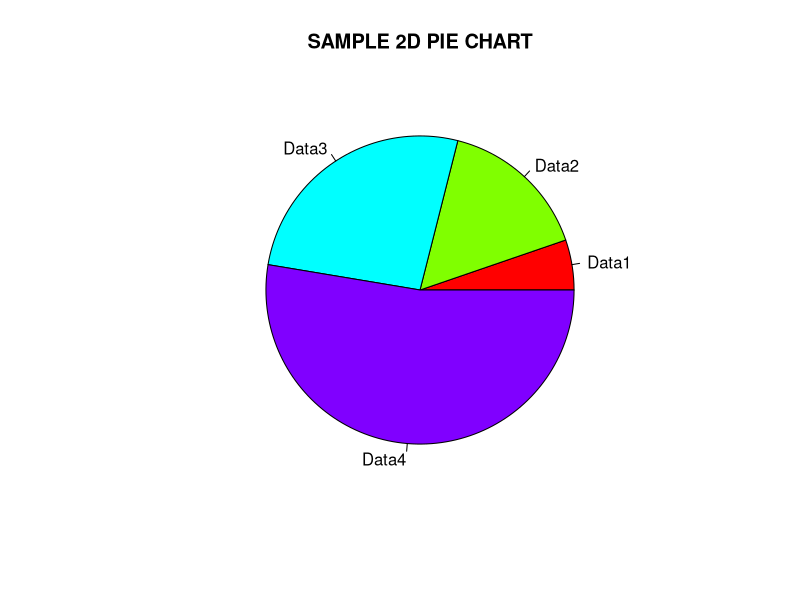
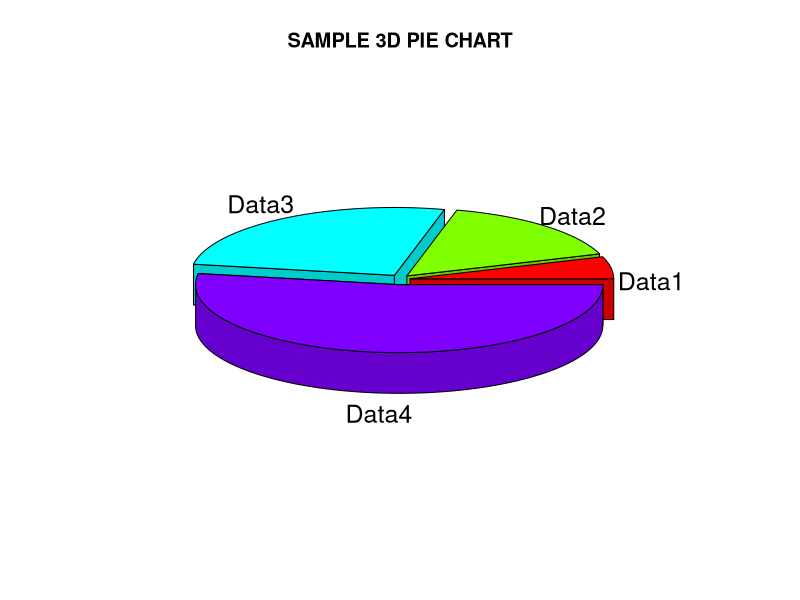
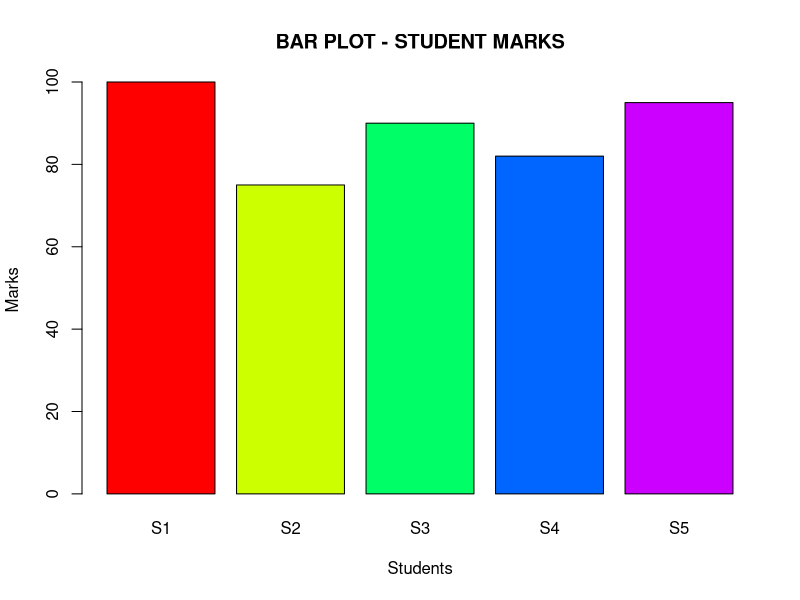
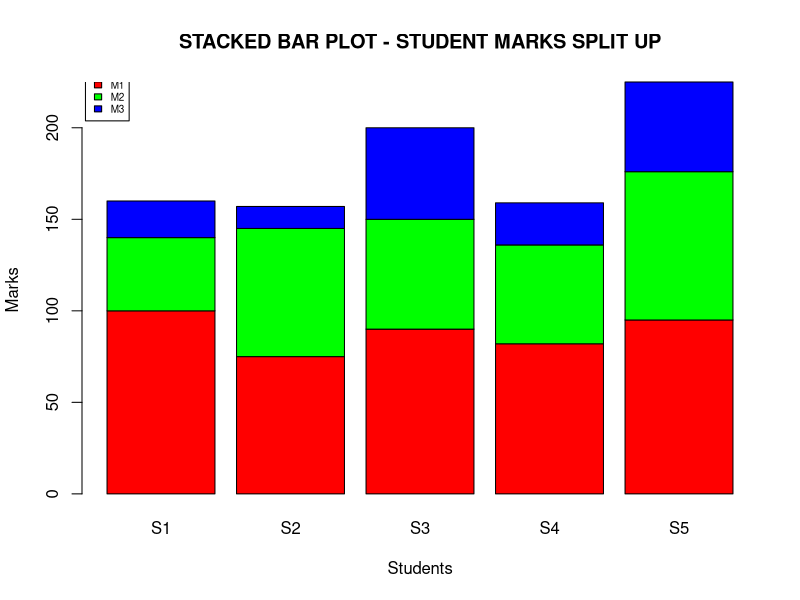
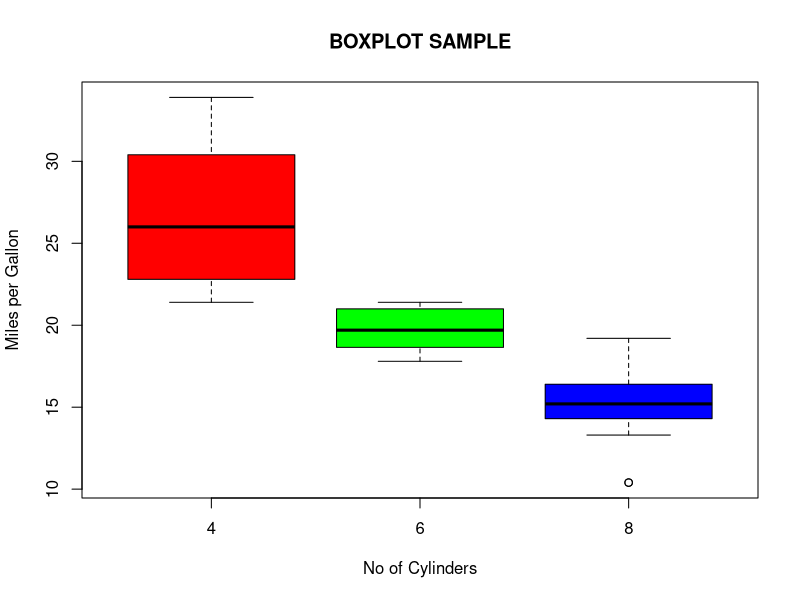
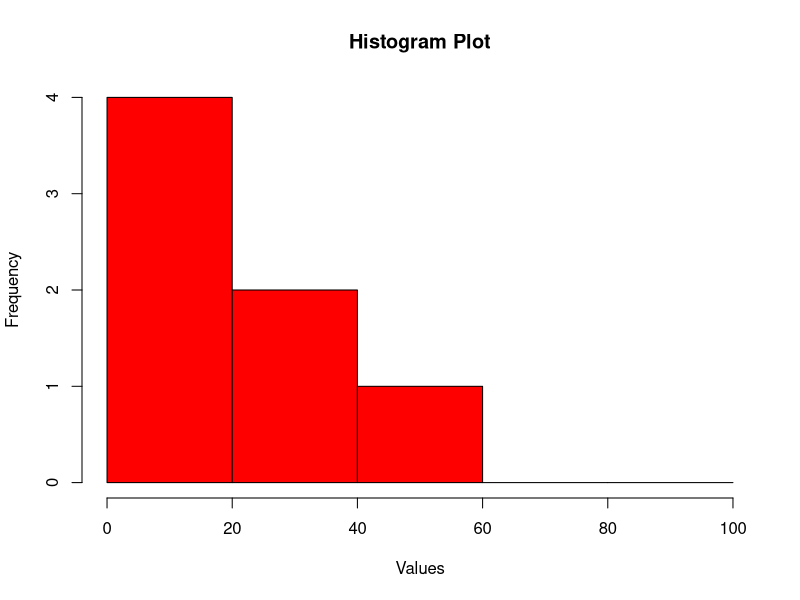
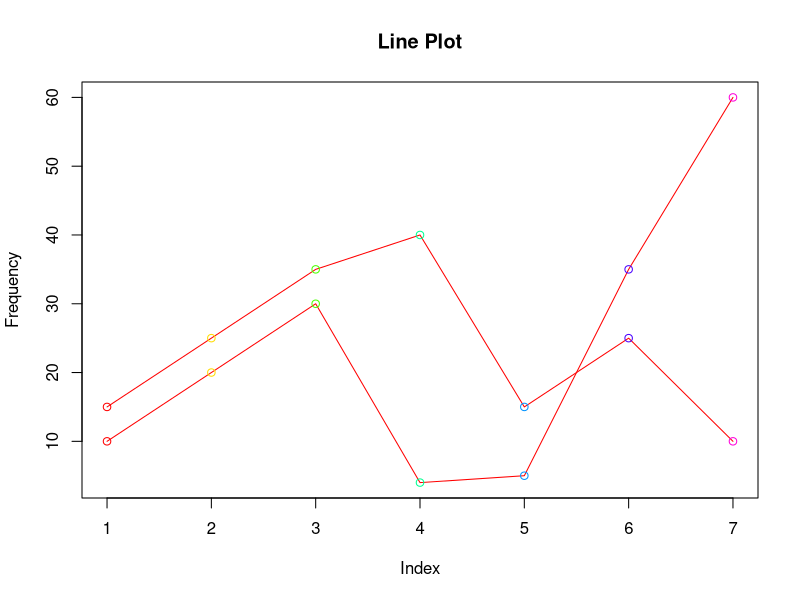
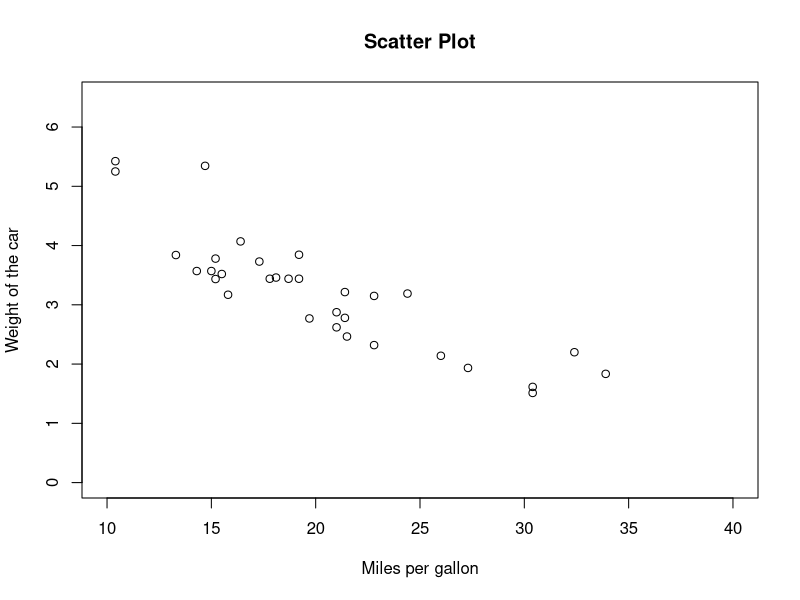

Here is the R script that generated these plots, in order:
# 2D Pie chart
  # x should be a numeric vector
x = c(10, 30, 50, 100)
label = c("Data1", "Data2", "Data3", "Data4")
pie(x, label, col = rainbow(length(x)), main = "SAMPLE 2D PIE CHART" )

##############################################################################################

# To use 3D charts install "plotrix" package and import it
  #If using for first time, uncomment this line to install plotrix package
  #install.packages("plotrix")
library(plotrix)

# 3D Pie chart
x = c(10, 30, 50, 100)
label = c("Data1", "Data2", "Data3", "Data4")
  # No need for "col" parameter to be specified
pie3D(x, labels = label, explode = 0.05,  main = "SAMPLE 3D PIE CHART")

##############################################################################################

#BarPlot
x = c(100, 75, 90, 82, 95)
students = c("S1", "S2", "S3", "S4", "S5")
  # names.arg caries label for each bar in the barplot
barplot(x, names.arg = students, col = rainbow(length(x)), 
        xlab = "Students", ylab = "Marks", main = "BAR PLOT - STUDENT MARKS")

##############################################################################################

#Stack Barplot
m1 = c(100, 75, 90, 82, 95)
m2 = c(40, 70, 60, 54, 81)
m3 = c(20, 12, 50, 23, 49)
  # Creating a matrix with 3 rows and 5 columns arranging the data row wise
values = matrix(c(m1,m2,m3), nrow = 3, ncol = 5, byrow = TRUE)
print("MATRIX OF MARKS SECURED BY 5 STUDENTS IN 3 SUBJECTS")
print(values)
students = c("S1", "S2", "S3", "S4", "S5")
subjects = c("M1", "M2", "M3")
barplot(values, names.arg = students, col = rainbow(length(subjects)), 
        xlab = "Students", ylab = "Marks", main = "STACKED BAR PLOT - STUDENT MARKS SPLIT UP")
  #Adding legend for 3 subjects and specifying position of legend in the graph - 0,230
legend(0,230, cex = .6, subjects, fill = rainbow(length(subjects)))

##############################################################################################

#Data of Boxplots - taking "mtcars" dataset in R
count = 1
cyl4 = c()
cyl6 = c()
cyl8 = c()
for(i in mtcars[,'cyl'])
{
  
  if(i == 4)
  {
    cyl4 = c(cyl4, mtcars[count,'mpg'])
  }
  if(i == 6)
  {
    cyl6 = c(cyl6, mtcars[count,'mpg'])
  }
  if(i == 8)
  {
    cyl8 = c(cyl8, mtcars[count,'mpg'])
  }
  count = count+1
}
print("MPG for 4 cylinders")
print(sort(cyl4))
print("MPG for 6 cylinders")
print(sort(cyl6))
print("MPG for 8 cylinders")
print(sort(cyl8))

#BoxPlot
boxplot(mpg ~ cyl, data = mtcars,
        xlab = "No of Cylinders", ylab = "Miles per Gallon", main = "BOXPLOT SAMPLE",
        col = rainbow(length(mpg ~ cyl)))

##############################################################################################

# Histogram
# Seq(start, end, by = range of each bin)
v = c(10,20,30,4,5,35,60)
hist(v, breaks = seq(0,100, by=20), main = "Histogram Plot", col = "red", xlab = "Values")

##############################################################################################

# Line charts - 1D
v1 = c(10,20,30,4,5,35,60)
v2 = c(15,25,35,40,15,25,10)
# Plot types -> l, p, b, o, s, h
plot(v1, type = "o", col = rainbow(length(v1)), xlab = "Index", ylab = "Frequency", 
         main = "Line Plot")
# To plot another line is same graph
lines(v2, type = "o", col = rainbow(length(v2)))

##############################################################################################

# ScatterPlot
input = mtcars[,c('mpg', 'wt')]
plot(x = input$mpg, y = input$wt, xlim = c(10,40), ylim = c(0,6.5), 
     xlab = "Miles per gallon", ylab = "Weight of the car", main = "Scatter Plot")

# Scatterplot with one hot encoding using pch
with(iris, plot(Petal.Length, Petal.Width , pch = as.integer(Species)))

##############################################################################################

# Gamma Distribution as Histogram and density function
  # rgamma(n, shape, scale)
sampledata = rgamma(500,1,2)
print(sampledata)
  # Plotting Histogram and Density function for random gamma function generated
hist(sampledata, prob = T)
lines(density(sampledata))

##############################################################################################